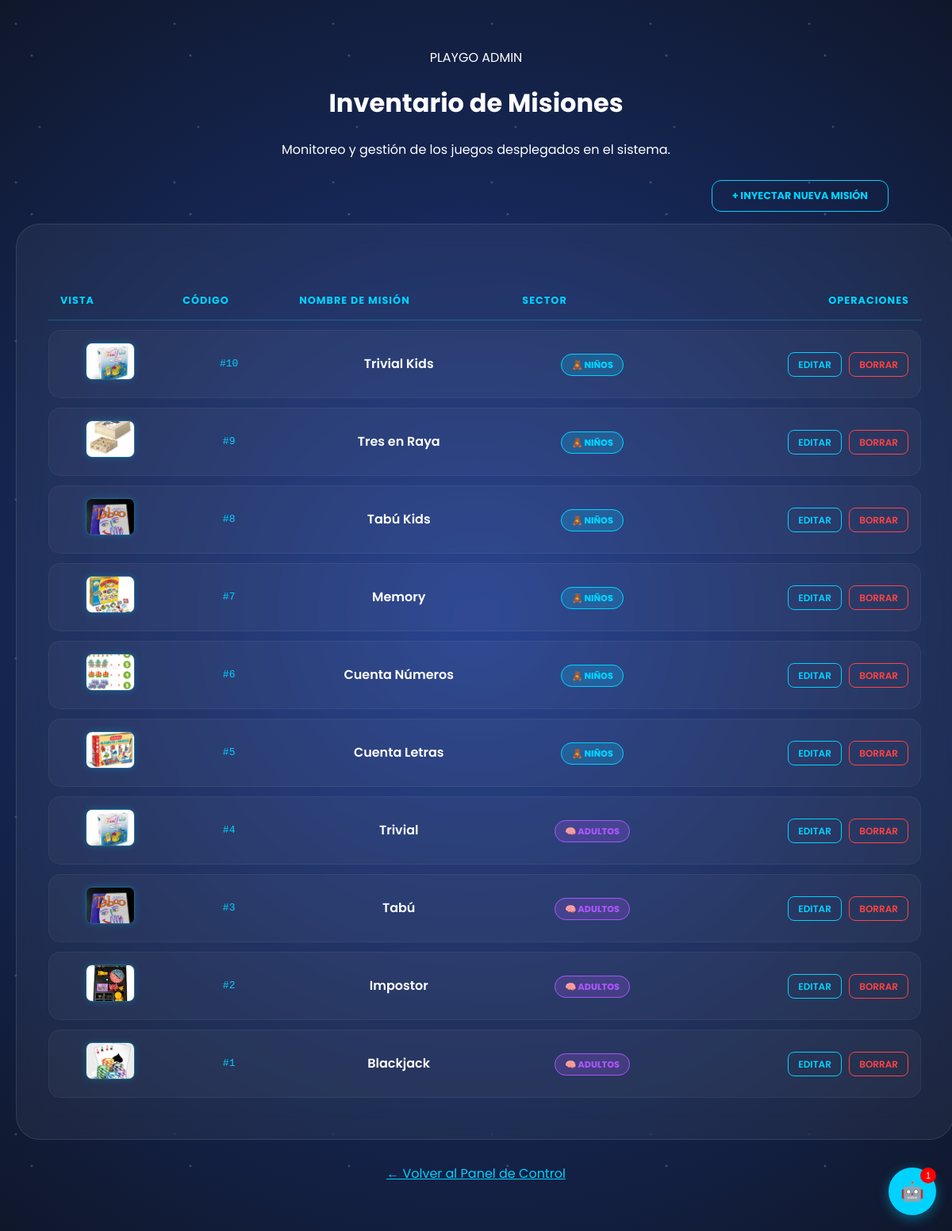
The app's page /administrador/juegos/listar.php (signed in) with its own data.
### tables this page shows
CREATE TABLE `juegos` (
  `id_juego` int(11) NOT NULL,
  `nombre` varchar(100) NOT NULL,
  `ruta` varchar(100) NOT NULL,
  `archivo_entrada` varchar(50) NOT NULL,
  `categoria` enum('niños','adultos') NOT NULL,
  `descripcion` text DEFAULT NULL,
  `activo` tinyint(1) DEFAULT 1
);

### administrador/juegos/listar.php (the view, shortened to what this page needs)
<?php
require_once "../../configuracion/conexion.php";
$sql = "SELECT * FROM juegos ORDER BY id_juego DESC";
$res = mysqli_query($conn, $sql);
$juegos = mysqli_fetch_all($res, MYSQLI_ASSOC);
?>
<!DOCTYPE html>
<html lang="es">
<head>
    <link rel="stylesheet" href="../../assets/css/menu.css">
</head>
<body class="portal-galactico">
    <main class="admin-main">
        <div class="header-panel">
            <div class="logo">PLAY<span>GO</span> ADMIN</div>
            <h1>Inventario de Misiones</h1>
            <p>Monitoreo y gestión de los juegos desplegados en el sistema.</p>
        </div>
        <div style="text-align: right; width: 100%; max-width: 1100px; margin-bottom: 15px;">
            <a href="alta.php" class="btn-admin" style="display: inline-block; width: auto; padding: 10px 25px;">
                + Inyectar Nueva Misión
            </a>
        </div>
        <div class="card-comando" style="width: 100%; max-width: 1100px;">
            <div class="tabla-contenedor">
                <table class="table-space">
                    <thead>
                        <tr>
                            <th>Vista</th>
                            <th>Código</th>
                            <th>Nombre de Misión</th>
                            <th>Sector</th>
                            <th style="text-align: right;">Operaciones</th>
                        </tr>
                    </thead>
                    <tbody>
                        <?php foreach($juegos as $j): ?>
                        <tr>
                            <td>
                                <?php
                                    $foto = "../../assets/img/" . $j['ruta'] . ".jpg";
                                ?>
                                <img src="<?php echo $foto; ?>" class="img-radar"
                                     onerror="this.src='../../assets/img/default.jpg'">
                            </td>
                            <td style="color: #00d2ff; font-family: monospace;">#<?php echo $j['id_juego']; ?></td>
                            <td style="font-weight: 600;"><?php echo htmlspecialchars($j['nombre']); ?></td>
                            <td>
                                <span class="badge-sector <?php echo ($j['categoria'] == 'adultos' ? 'bg-adultos' : 'bg-ninos'); ?>">
                                    <?php echo ($j['categoria'] == 'adultos' ? '🧠 ADULTOS' : '🧸 NIÑOS'); ?>
                                </span>
                            </td>
                            <td style="text-align: right;">
                                <a href="editar.php?id=<?php echo $j['id_juego']; ?>" class="btn-accion btn-edit">EDITAR</a>
                                <a href="baja.php?id=<?php echo $j['id_juego']; ?>"
                                   class="btn-accion btn-delete"
                                   onclick="return confirm('¿Confirmar desinstalación de la misión?')">BORRAR</a>
                            </td>
                        </tr>
                        <?php endforeach; ?>
                    </tbody>
                </table>
            </div>
        </div>
        <div style="margin-top: 30px;">
            <a href="../menu.php" class="btn-logout" style="border-color: #00d2ff; color: #00d2ff;">
                ← Volver al Panel de Control
            </a>
        </div>
    </main>
</body>
</html>

### assets/css/menu.css (style rules this page uses)
:root { --playgo-blue: #00d2ff; --playgo-dark: #0f172a; --glass: rgba(255, 255, 255, 0.05); }
body { font-family: 'Poppins', sans-serif; background: radial-gradient(circle at center, #1e3a8a 0%, #0f172a 100%) !important; color: white; min-height: 100vh; margin: 0; overflow-x: hidden; position: relative; }
body::before { content: ""; position: fixed; top: 0; left: 0; width: 100%; height: 100%; background-image: radial-gradient(2px 2px at 20px 30px, #eee, rgba(0,0,0,0)), radial-gradient(2px 2px at 40px 70px, #fff, rgba(0,0,0,0)), radial-gradient(2px 2px at 50px 160px, #ddd, rgba(0,0,0,0)); background-repeat: repeat; background-size: 200px 200px; animation: stars-move 100s linear infinite; opacity: 0.3; z-index: -1; }
.admin-main { max-width: 1200px; margin: 0 auto; padding: 60px 20px; text-align: center; }
.card-comando { background: var(--glass); backdrop-filter: blur(15px); -webkit-backdrop-filter: blur(15px); border: 1px solid rgba(255, 255, 255, 0.1); border-radius: 30px; padding: 40px; transition: all 0.4s cubic-bezier(0.175, 0.885, 0.32, 1.275); }
.btn-admin { display: inline-block; width: 100%; padding: 12px; margin-top: 10px; background: transparent; border: 1px solid var(--playgo-blue); border-radius: 12px; color: var(--playgo-blue); text-decoration: none; font-weight: 700; text-transform: uppercase; font-size: 0.8rem; transition: 0.3s; }

### administrador/juegos/listar.php (style rules this page uses)
.tabla-contenedor { width: 100%; overflow-x: auto; margin-top: 20px; }
.table-space { width: 100%; border-collapse: separate; border-spacing: 0 12px; color: white; }
.table-space thead th { color: #00d2ff; text-transform: uppercase; font-size: 0.8rem; letter-spacing: 1px; padding: 15px; border-bottom: 1px solid rgba(0, 210, 255, 0.3); text-align: left; }
.table-space tbody tr { background: rgba(255, 255, 255, 0.03); transition: all 0.3s ease; }
.table-space td { padding: 15px; vertical-align: middle; border-top: 1px solid rgba(255, 255, 255, 0.05); border-bottom: 1px solid rgba(255, 255, 255, 0.05); }
.table-space td:first-child { border-radius: 15px 0 0 15px; border-left: 1px solid rgba(255, 255, 255, 0.05); }
.table-space td:last-child { border-radius: 0 15px 15px 0; border-right: 1px solid rgba(255, 255, 255, 0.05); }
.img-radar { width: 60px; height: 45px; object-fit: cover; border-radius: 8px; border: 1px solid rgba(0, 210, 255, 0.3); box-shadow: 0 0 10px rgba(0, 210, 255, 0.2); }
.badge-sector { padding: 5px 12px; border-radius: 20px; font-size: 0.7rem; font-weight: 800; text-transform: uppercase; }
.bg-ninos { background: rgba(0, 210, 255, 0.2); color: #00d2ff; border: 1px solid #00d2ff; }
.bg-adultos { background: rgba(168, 85, 247, 0.2); color: #a855f7; border: 1px solid #a855f7; }
.btn-accion { padding: 6px 12px; border-radius: 8px; text-decoration: none; font-size: 0.75rem; font-weight: 600; transition: 0.3s; margin-left: 5px; }
.btn-edit { border: 1px solid #00d2ff; color: #00d2ff; }
.btn-delete { border: 1px solid #ff4444; color: #ff4444; }

### records on screen
juegos: ruta (picture), id_juego "10", nombre "Trivial Kids", categoria "🧸 NIÑOS"
juegos: ruta (picture), id_juego "9", nombre "Tres en Raya", categoria "🧸 NIÑOS"
juegos: ruta (picture), id_juego "8", nombre "Tabú Kids", categoria "🧸 NIÑOS"
juegos: ruta (picture), id_juego "7", nombre "Memory", categoria "🧸 NIÑOS"
juegos: ruta (picture), id_juego "6", nombre "Cuenta Números", categoria "🧸 NIÑOS"
juegos: ruta (picture), id_juego "5", nombre "Cuenta Letras", categoria "🧸 NIÑOS"
juegos: ruta (picture), id_juego "4", nombre "Trivial", categoria "🧠 ADULTOS"
juegos: ruta (picture), id_juego "3", nombre "Tabú", categoria "🧠 ADULTOS"
juegos: ruta (picture), id_juego "2", nombre "Impostor", categoria "🧠 ADULTOS"
juegos: ruta (picture), id_juego "1", nombre "Blackjack", categoria "🧠 ADULTOS"
